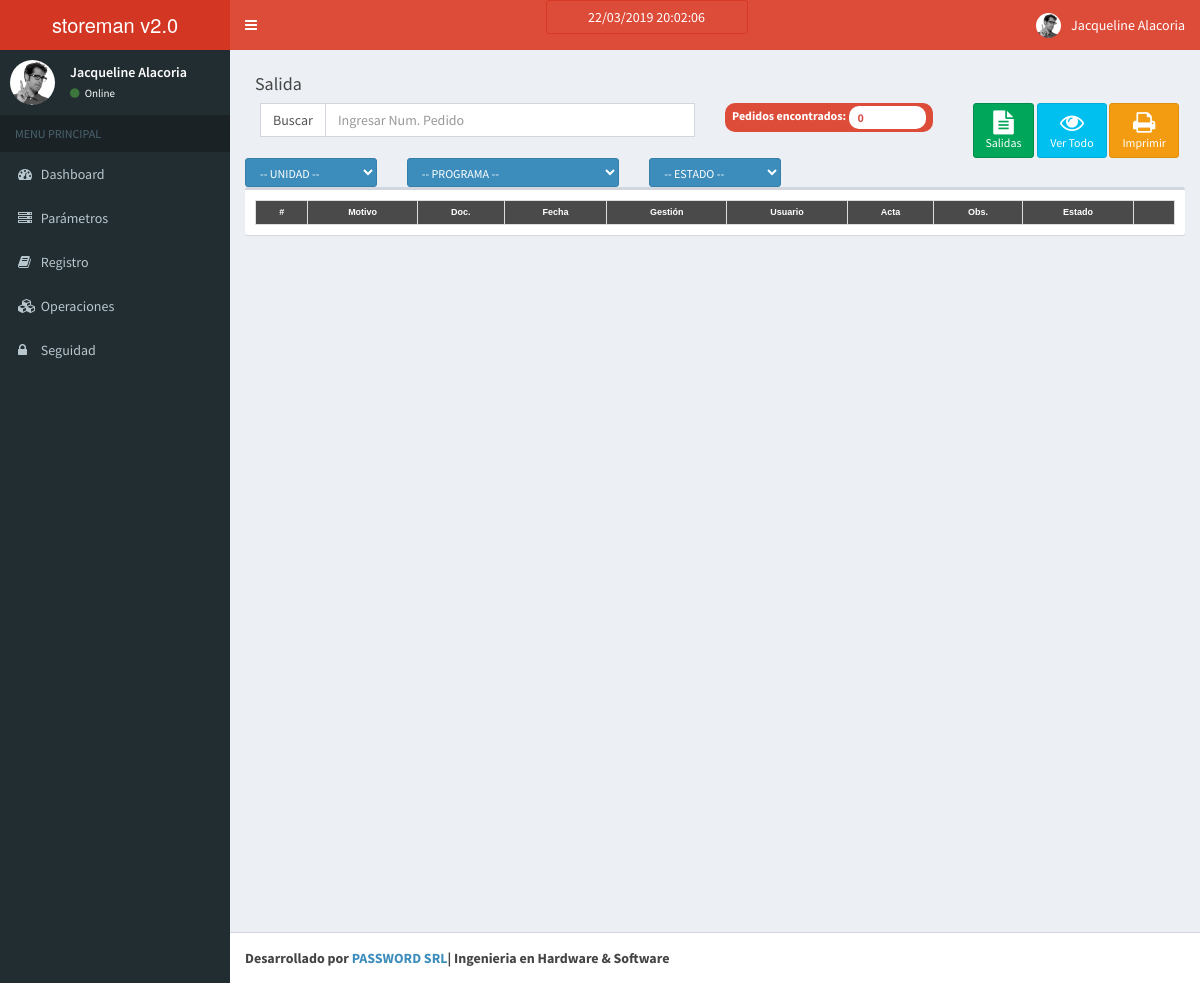
Page /index.php/salida on the earlier database version.
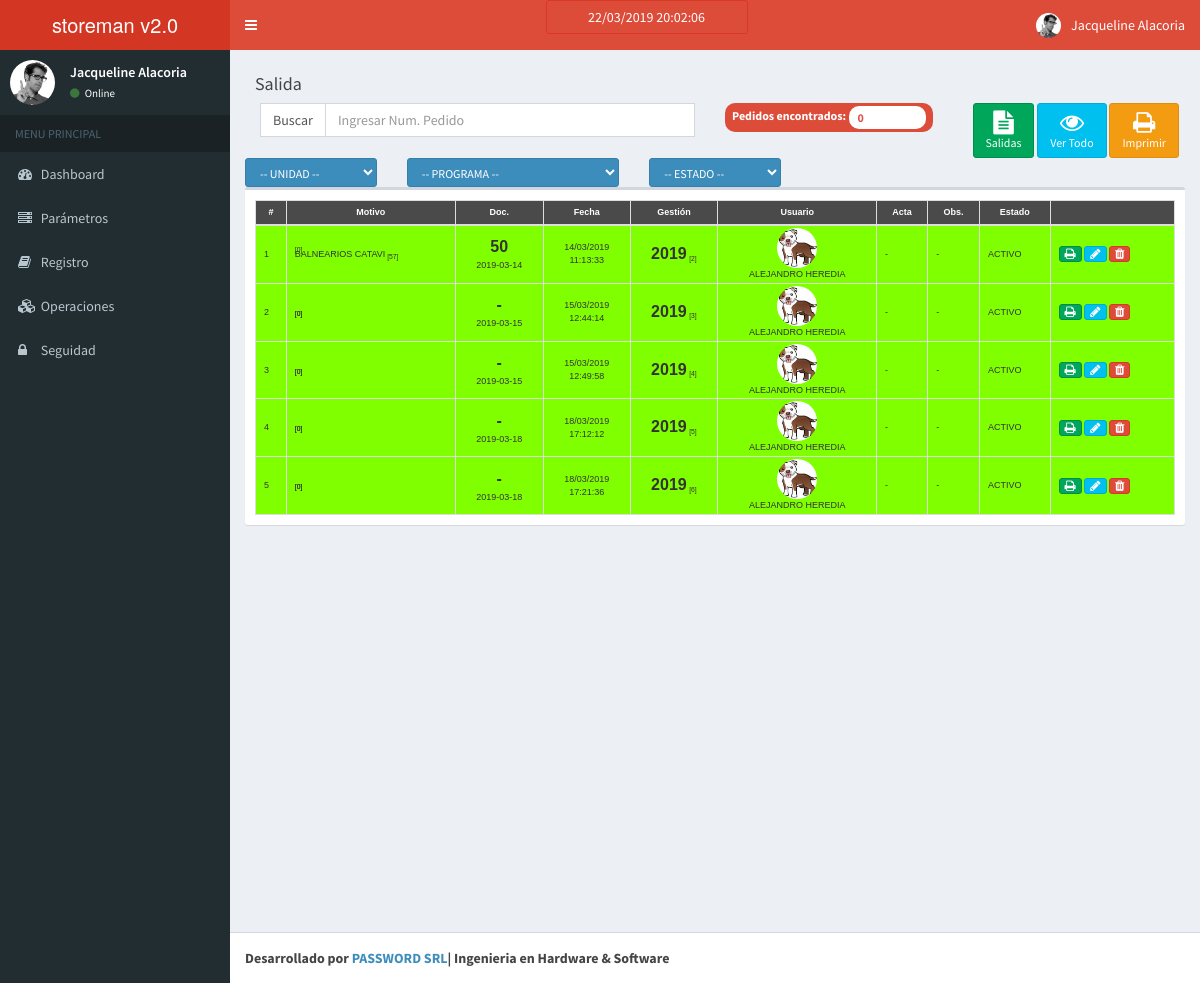
Same page on the later database version.
### tables this page shows
CREATE TABLE `salida` (
  `salida_id` int(11) NOT NULL AUTO_INCREMENT,
  `unidad_id` int(11) DEFAULT NULL,
  `gestion_id` int(11) DEFAULT NULL,
  `usuario_id` int(11) DEFAULT NULL,
  `salida_motivo` varchar(120) DEFAULT NULL,
  `salida_fecha` date DEFAULT NULL,
  `salida_acta` varchar(150) DEFAULT NULL,
  `salida_obs` varchar(250) DEFAULT NULL,
  `salida_fechahora` datetime DEFAULT NULL,
  `salida_doc` varchar(250) DEFAULT NULL,
  `estado_id` int(11) DEFAULT '1',
  `programa_id` int(11) DEFAULT NULL,
  `salida_fechasal` date DEFAULT NULL,
  `salida_hora` time DEFAULT NULL,
  PRIMARY KEY (`salida_id`),
  UNIQUE KEY `salida_id` (`salida_id`),
  KEY `fk_salida_gestion` (`gestion_id`),
  KEY `fk_unidad_salida` (`unidad_id`),
  KEY `fk_usuario_salida` (`usuario_id`),
  CONSTRAINT `fk_salida_gestion` FOREIGN KEY (`gestion_id`) REFERENCES `gestion` (`gestion_id`),
  CONSTRAINT `fk_usuario_salida` FOREIGN KEY (`usuario_id`) REFERENCES `usuario` (`usuario_id`)
);

CREATE TABLE `programa` (
  `programa_id` int(11) NOT NULL AUTO_INCREMENT,
  `unidad_id` int(11) DEFAULT NULL,
  `estado_id` int(11) DEFAULT NULL,
  `programa_nombre` varchar(50) DEFAULT NULL,
  `programa_codigo` varchar(20) DEFAULT NULL,
  `programa_descripcion` varchar(250) DEFAULT NULL,
  PRIMARY KEY (`programa_id`),
  UNIQUE KEY `programa_id` (`programa_id`),
  KEY `fk_estado_programa` (`estado_id`),
  KEY `fk_unidad_programa` (`unidad_id`),
  CONSTRAINT `fk_estado_programa` FOREIGN KEY (`estado_id`) REFERENCES `estado` (`estado_id`),
  CONSTRAINT `fk_unidad_programa` FOREIGN KEY (`unidad_id`) REFERENCES `unidad` (`unidad_id`)
);

CREATE TABLE `gestion` (
  `gestion_id` int(11) NOT NULL AUTO_INCREMENT,
  `institucion_id` int(11) DEFAULT NULL,
  `gestion_nombre` varchar(20) DEFAULT NULL,
  `gestion_descripcion` varchar(150) DEFAULT NULL,
  `gestion_inicio` date DEFAULT NULL,
  `gestion_fin` date DEFAULT NULL,
  `estado_id` int(11) DEFAULT '1',
  PRIMARY KEY (`gestion_id`),
  UNIQUE KEY `gestion_id` (`gestion_id`),
  KEY `fk_gestion_institucion` (`institucion_id`),
  CONSTRAINT `fk_gestion_institucion` FOREIGN KEY (`institucion_id`) REFERENCES `institucion` (`institucion_id`)
);

CREATE TABLE `usuario` (
  `usuario_id` int(11) NOT NULL AUTO_INCREMENT,
  `tipousuario_id` int(11) DEFAULT NULL,
  `estado_id` int(11) DEFAULT NULL,
  `usuario_nombre` varchar(80) DEFAULT NULL,
  `usuario_email` varchar(150) DEFAULT NULL,
  `usuario_login` varchar(50) DEFAULT NULL,
  `usuario_clave` varchar(50) DEFAULT NULL,
  `usuario_imagen` varchar(250) DEFAULT NULL,
  PRIMARY KEY (`usuario_id`),
  UNIQUE KEY `usuario_id` (`usuario_id`),
  KEY `fk_estado_usuario` (`estado_id`),
  KEY `fk_usuario_tipo` (`tipousuario_id`),
  CONSTRAINT `fk_estado_usuario` FOREIGN KEY (`estado_id`) REFERENCES `estado` (`estado_id`),
  CONSTRAINT `fk_usuario_tipo` FOREIGN KEY (`tipousuario_id`) REFERENCES `tipo_usuario` (`tipousuario_id`)
);

CREATE TABLE `estado` (
  `estado_id` int(11) NOT NULL AUTO_INCREMENT,
  `estado_descripcion` varchar(50) DEFAULT NULL,
  `estado_tipo` int(11) DEFAULT NULL,
  `estado_color` varchar(30) DEFAULT NULL,
  PRIMARY KEY (`estado_id`),
  UNIQUE KEY `estado_id` (`estado_id`)
);

### application/controllers/Salida.php (called while the page is built, shortened)
<?php
class Salida extends CI_Controller{
    function __construct()
    {
        $this->load->model('Salida_model');
        $this->load->model('Detalle_salida_model');
        $this->load->model('Inventario_model');
        $this->load->helper('numeros');
    }
    function index()
    {
        $data['usuario_nombre'] = "Jacquelinne Alacoria F.";
        $data['salida'] = $this->Salida_model->get_all_salida();
        $this->load->model('Institucion_model');
        $data['institucion'] = $this->Institucion_model->get_all_institucion();
        $data['_view'] = 'salida/index';
        $this->load->view('layouts/main',$data);
    }
}

### index.php (called while the page is built, shortened)
<?php
require_once BASEPATH.'core/CodeIgniter.php';

### application/models/Salida_model.php (called while the page is built, shortened)
<?php
class Salida_model extends CI_Model
{
    function get_all_salida()
    {
        $salida = $this->db->query("
            SELECT
                s.*, e.estado_color, e.estado_descripcion, u.unidad_nombre,
                g.gestion_nombre, us.usuario_nombre, us.usuario_imagen, p.programa_nombre
            FROM
                salida s
            LEFT JOIN estado e on s.estado_id = e.estado_id
            LEFT JOIN unidad u on s.unidad_id = u.unidad_id
            LEFT JOIN gestion g on s.gestion_id = g.gestion_id
            LEFT JOIN programa p on s.programa_id = p.programa_id
            LEFT JOIN usuario us on s.usuario_id = us.usuario_id
            ORDER BY s.salida_id
        ")->result_array();
        return $salida;
    }
}

### application/views/salida/index.php (the view, shortened to what the changed rows need)
<link href="<?php echo base_url('resources/css/mitabla.css'); ?>" rel="stylesheet">
<div class="row">
    <div class="col-md-12">
        <div class="box">
            <div class="box-body">
                <table class="table table-striped" id="mitabla">
                    <tr>
                        <th>#</th>
                        <th>Motivo</th>
                        <th>Doc.</th>
                        <th>Fecha</th>
                        <th>Gestión</th>
                        <th>Usuario</th>
                        <th>Acta</th>
                        <th>Obs.</th>
                        <th>Estado</th>
                        <th class="no-print"></th>
                    </tr>
                     <tbody class="buscar" id="tablaresultados">
                    <?php
                        $i = 0;
                        foreach($salida as $s){
                        $color ="  style='background-color: ".$s['estado_color']."'"; ?>
                    <tr>
                        <td <?php echo $color;?>><?php echo $i+1; ?></td>
                        <td <?php echo $color;?>><font size="3" face="Arial"><b><?php echo $s['unidad_nombre']; ?></b></font>
                            <sub> <?php echo "[".$s['unidad_id']."]"; ?> </sub>
                            <br><?php echo $s['programa_nombre']; ?><sub> <?php echo "[".$s['programa_id']."]"; ?> </sub>
                        </td>
                        <td <?php echo $color;?>>
                            <center>
                            <font size="3" face="Arial"><b><?php echo $s['salida_doc']; ?></b></font>
                            <br><?php echo $s['salida_fechasal']; ?>
                            </center>
                        </td>
                        <td <?php echo $color;?>>
                            <center>
                                <?php if($s['salida_fecha']>0){echo date("d/m/Y", strtotime($s['salida_fecha']));} ?><br><?php echo $s['salida_hora']; ?>
                            </center>
                            </td>
                        <td <?php echo $color;?>>
                            <center>
                                <font size="3" face="Arial"><b><?php echo $s['gestion_nombre']; ?></b></font>
                                <sub> <?php echo "[".$s['salida_id']."]"; ?> </sub>
                            </center>
                        </td>
                        <td <?php echo $color;?>><center><img src="<?php echo base_url('resource/images/usuarios/'.$s['usuario_imagen']); ?>" width="40" height="40" class="img-circle no-print">
                            <br><?php echo $s['usuario_nombre']; ?></td>
                        <td <?php echo $color;?>><?php echo $s['salida_acta']; ?></td>
                        <td <?php echo $color;?>><?php echo $s['salida_obs']; ?></td>
                        <td <?php echo $color;?>><?php echo $s['estado_descripcion']; ?></td>
                        <td class="no-print" <?php echo $color;?> >
                            <a href="<?php echo site_url('salida/pdf/'.$s['salida_id']); ?>" class="btn btn-success btn-xs" target="_blank" title="Imprimir"><span class="fa fa-print"></span></a>
                            <a href="<?php echo site_url('salida/edit/'.$s['salida_id']); ?>" class="btn btn-info btn-xs" title="Editar"><span class="fa fa-pencil"></span></a>
                            <a data-toggle="modal" data-target="#myModal<?php  ?>"  title="Eliminar" class="btn btn-danger btn-xs"><span class="fa fa-trash"></span></a>
                        </td>
                    </tr>
                    <?php $i++; } ?>
                    </tbody>
                </table>
            </div>
        </div>
    </div>
</div>

Differences in the rows shown:
added salida: unidad "0", programa.programa_nombre "BALNEARIOS CATAVI", programa "57", salida_doc "50", salida_fechasal "2019-03-14", salida_fecha "14/03/2019", salida_hora "11:13:33", gestion.gestion_nombre "2019", salida_id "2", usuario.usuario_imagen (picture), usuario.usuario_nombre "ALEJANDRO HEREDIA", salida_acta "-", salida_obs "-", estado.estado_descripcion "ACTIVO"
added salida: unidad "0", programa "0", salida_doc "-", salida_fechasal "2019-03-15", salida_fecha "15/03/2019", salida_hora "12:44:14", gestion.gestion_nombre "2019", salida_id "3", usuario.usuario_imagen (picture), usuario.usuario_nombre "ALEJANDRO HEREDIA", salida_acta "-", salida_obs "-", estado.estado_descripcion "ACTIVO"
added salida: unidad "0", programa "0", salida_doc "-", salida_fechasal "2019-03-15", salida_fecha "15/03/2019", salida_hora "12:49:58", gestion.gestion_nombre "2019", salida_id "4", usuario.usuario_imagen (picture), usuario.usuario_nombre "ALEJANDRO HEREDIA", salida_acta "-", salida_obs "-", estado.estado_descripcion "ACTIVO"
added salida: unidad "0", programa "0", salida_doc "-", salida_fechasal "2019-03-18", salida_fecha "18/03/2019", salida_hora "17:12:12", gestion.gestion_nombre "2019", salida_id "5", usuario.usuario_imagen (picture), usuario.usuario_nombre "ALEJANDRO HEREDIA", salida_acta "-", salida_obs "-", estado.estado_descripcion "ACTIVO"
added salida: unidad "0", programa "0", salida_doc "-", salida_fechasal "2019-03-18", salida_fecha "18/03/2019", salida_hora "17:21:36", gestion.gestion_nombre "2019", salida_id "6", usuario.usuario_imagen (picture), usuario.usuario_nombre "ALEJANDRO HEREDIA", salida_acta "-", salida_obs "-", estado.estado_descripcion "ACTIVO"
